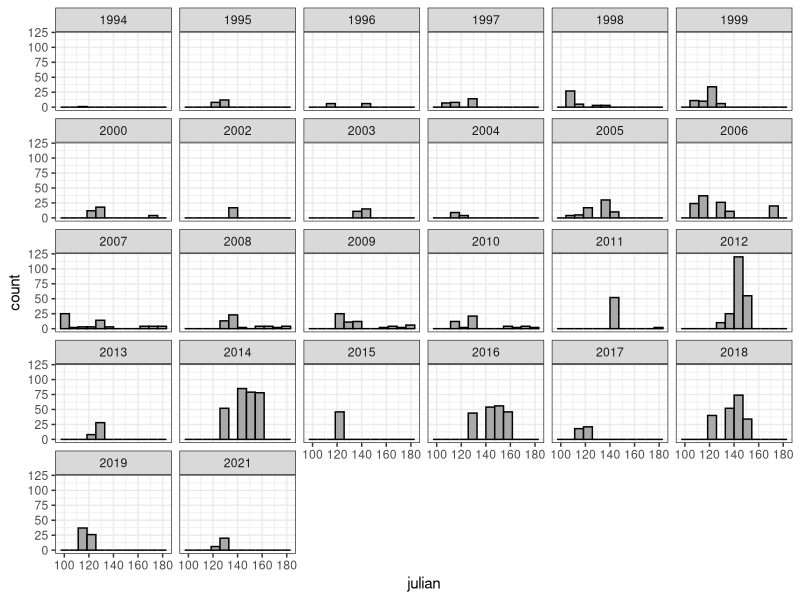
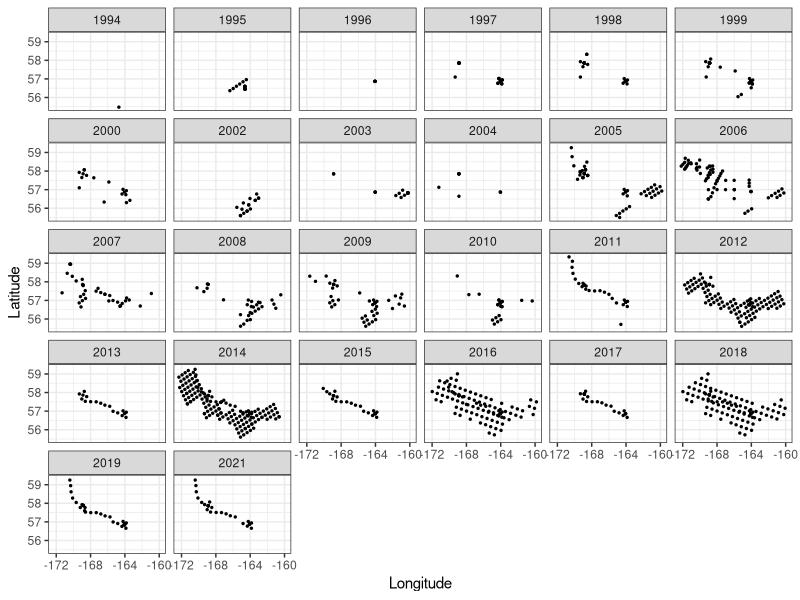
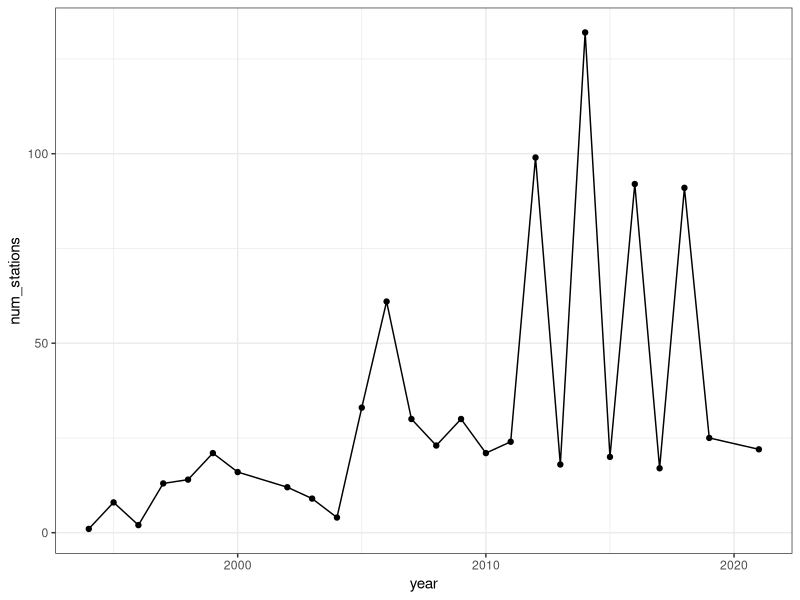
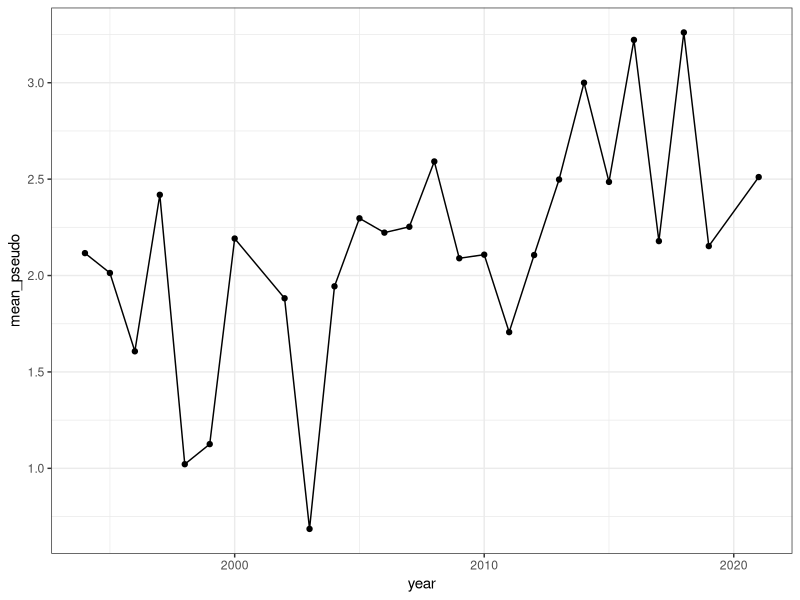
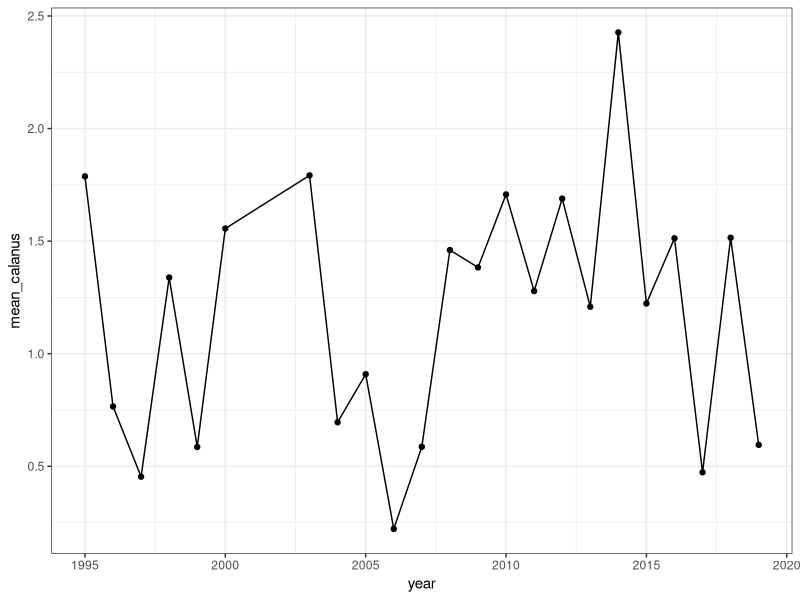
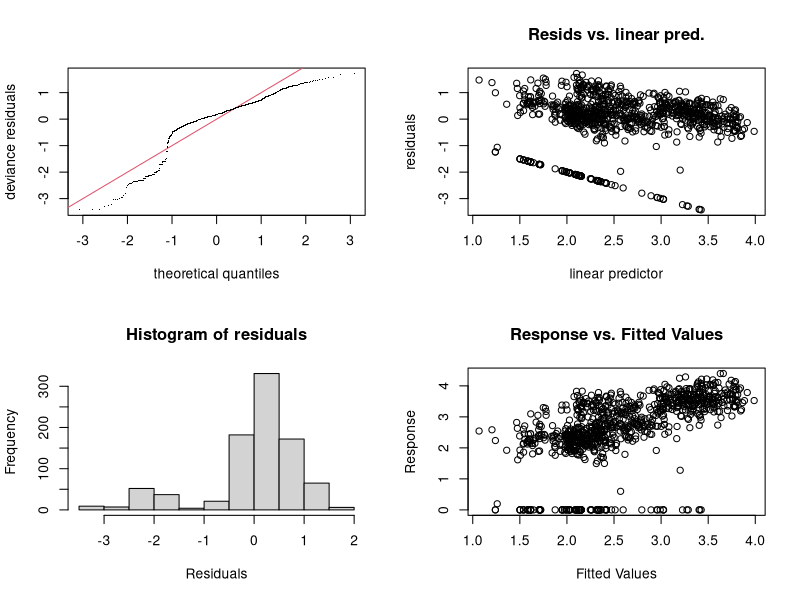
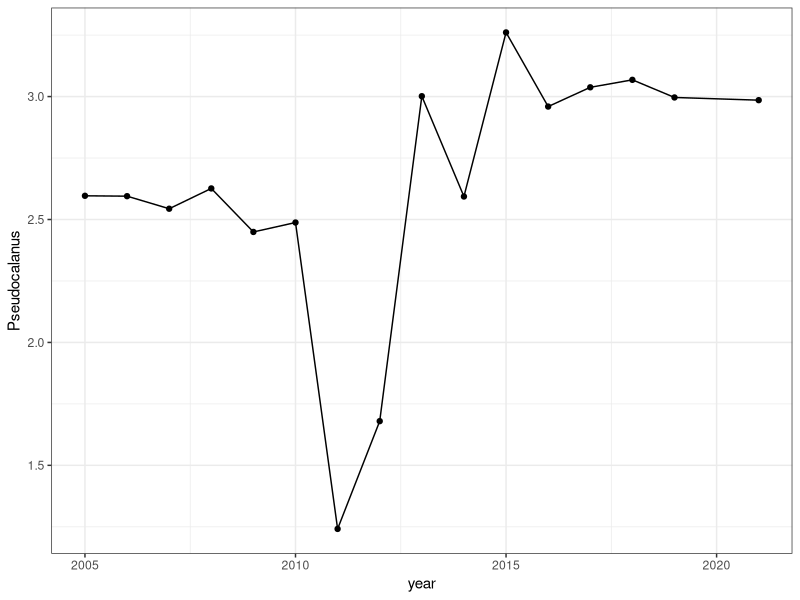
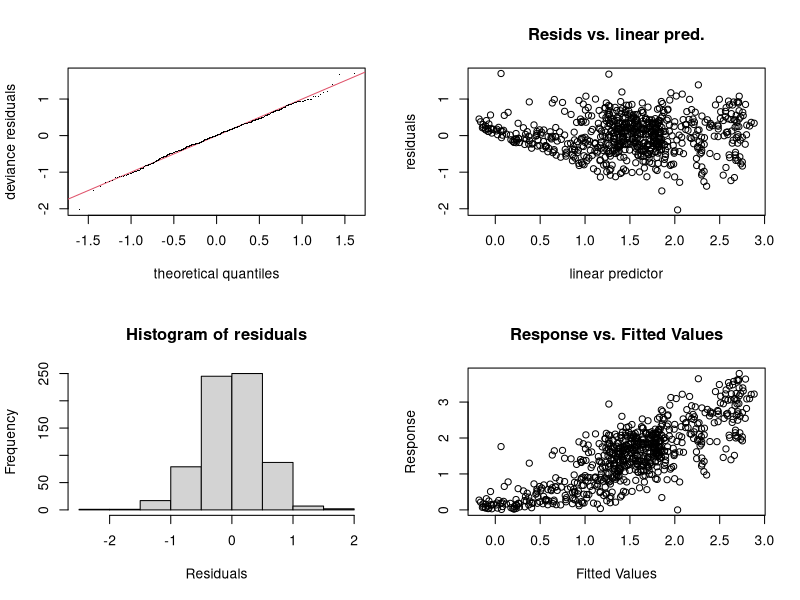

The R script that drew these images, in order:
# create an index of annual Calanus and Pseudocalanus abundance
# controlling for spatial-temporal differences in sampling among years

library(tidyverse)
library(mgcv)

#Last update: 1/13/2023 (modified dataset from D. Kimmel)

theme_set(theme_bw())

# load data
dat <- read.csv("./Data/Calanus_Pseudo_Combined.csv")

##############################
# Data wrangling
dat <- dat %>%
  mutate(julian = 
           lubridate::yday(lubridate::parse_date_time(paste(DAY, MONTH, YEAR, sep = "-"), order = "dmy")),
         year_fac = as.factor(YEAR)) %>%
        mutate(abundance = exp(log10_EST_NUM_PERM3)) %>%
         rename(log_abundance = log10_EST_NUM_PERM3) %>%
          rename_with(tolower)

#Mean date sampled 
dat %>%
  group_by(year) %>%
  summarise(mean_date = mean(julian, na.rm=T),
            min_date = min(julian, na.rm=T),
            max_date = max(julian, na.rm=T))
#plot date sampled 
dat %>%
  ggplot(aes(julian)) +
  geom_histogram(bins = 12, fill = "dark grey", color = "black") +
  facet_wrap(~year)  

#Plot stations sampled 
dat %>%
  group_by(year, lat, lon) %>%
  distinct(station_name) %>%
  ggplot() +
  geom_point(aes(x =lon, y = lat), size=.5) +
  labs(x = "Longitude", y = "Latitude") +
  facet_wrap(~year) #very few stations prior to 2005 

#plot # stations sampled
dat %>%
  group_by(year) %>%
  summarise(num_stations = n_distinct(station_name, na.rm=T)) %>%
  ggplot(aes(x=year, y=num_stations, group=1)) +
  geom_point() +
  geom_line() 

#plot psuedocalanus mean abundance: full timeseries
dat %>%
  filter(taxa == "Pseudocalanus spp.") %>%
  group_by(year) %>%
  summarise(mean_pseudo = mean(log_abundance, na.rm=T))%>%
  ggplot(aes(x=year, y=mean_pseudo)) +
  geom_point() +
  geom_line()

#plot calanus mean abundance: full timeseries 
dat %>%
  filter(taxa == "Calanus glacialis") %>%
  group_by(year) %>%
  summarise(mean_calanus = mean(log_abundance, na.rm=T))%>%
  ggplot(aes(x=year, y=mean_calanus)) +
  geom_point() +
  geom_line()

#Ideally I think we'd correct for a subset of stations sampled 
  #consistently across years but it looks like station id/lat/long
  #is never the same across years. Lets filter for stations 2005+ and run a GAM

########
# fit model to pseudocalanus to control for lat,long and julian day and 
# estimate an annual abundance

pseudo.dat <- dat %>%
  filter(taxa == "Pseudocalanus spp.", 
         year > 2004)

pseudo.mod <- gam(log_abundance ~ te(lon, lat) + s(julian, k = 5) + year_fac, 
                  data = pseudo.dat)

summary(pseudo.mod) 
gam.check(pseudo.mod) #Yikes...going to proceed for now but really need to look
  #at some different model structures 

#Back transform and extract year coefficient (2005 is our intercept)
c(coef(pseudo.mod)[1], coef(pseudo.mod)[1] + coef(pseudo.mod)[2:16]) -> est

year <- data.frame(year = c(2005:2019, 2021))
cbind(est,year) -> dat.2
as_tibble(dat.2) %>%
  rename(Pseudocalanus = est) -> pseudo.dat

#Plot 
ggplot(pseudo.dat, aes(year, Pseudocalanus)) +
  geom_point() +
  geom_line()

#########
# fit model to calanus to control for lat,long and julian day and 
# estimate an annual abundance

calanus.dat <- dat %>%
  filter(taxa == "Calanus glacialis", 
         year > 2004)

calanus.mod <- gam(log_abundance ~ te(lon, lat) + s(julian, k = 5) + year_fac, 
                  data = calanus.dat)

summary(calanus.mod) 
gam.check(calanus.mod) #much better than psuedocalanus model diagnostics 

#Back transform and extract year coefficient (2005 is our intercept)
c(coef(calanus.mod)[1], coef(calanus.mod)[1] + coef(calanus.mod)[2:16]) -> est.cal

year <- data.frame(year = c(2005:2019, 2021))
cbind(est.cal,year) -> dat.3
as_tibble(dat.3) %>%
  rename(Calanus_glacialis = est.cal) -> cal.dat

#Plot 
ggplot(cal.dat, aes(year, Calanus_glacialis)) +
  geom_point() +
  geom_line()

#Join datasets
pseudo.dat %>%
  full_join(cal.dat) %>%
  pivot_longer(c(1,3), names_to = "taxa", values_to = "log_abundance") -> zoo_dat

# and save
write.csv(zoo_dat, "./Data/summarized_zooplankton.csv", row.names = F)

